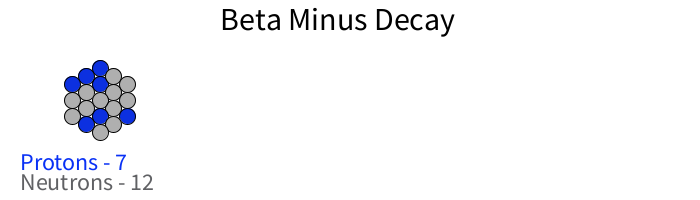
Frame 1 (no input)
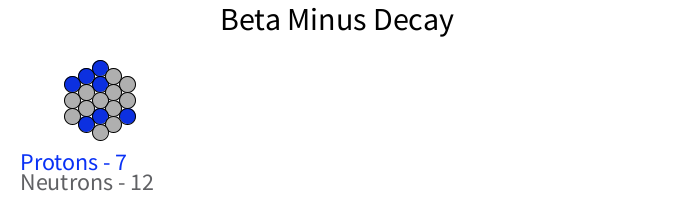
Frame 60 (the mouse pressed at the canvas centre just before this capture)
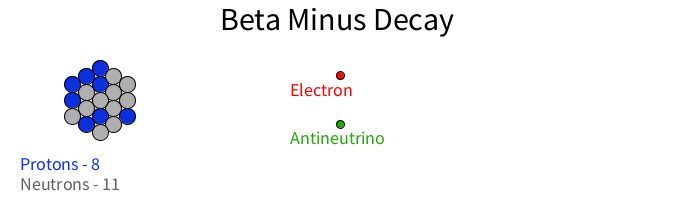
Frame 120 (the mouse held since frame 60 and released just before this capture)

The Processing sketch that drew these frames (run headless with seeded random() and noise(); from frame 60 on, the mouse is pressed at the canvas centre):

// Processing sketch: Beta_minus
// ── Beta_minus.pde
class TextBox {
  PVector location;
  PVector velocity;
  
  TextBox(float x_loc, float y_loc, float x_vel, float y_vel) {
    location = new PVector(x_loc, y_loc);
    velocity = new PVector(x_vel, y_vel);
  }
  void update() {
    location.add(velocity);
  }
  
  void display(String message, int size, float[] col) {
    textSize(size);
    fill(col[0],col[1],col[2]);
    text(message, location.x, location.y);
  }
}



//for beta- decay, releases electron and anti neutrino
//large number of neutrinos, neurtino changes into a proton

class Mover {
  PVector location;
  PVector velocity;
  PVector acceleration;
  
  
  Mover(float x_loc,float y_loc, float x_vel, float y_vel) {
    
    location = new PVector(x_loc,y_loc);
    velocity = new PVector(x_vel,y_vel);
    
  }
  
  void update() {
    location.add(velocity);
    
  }
    
  void display(int i, int rad, int col) {
    stroke(0);
    //red
    if (col == 0) {
      fill(255,0,0);
    }
    //green
    else if(col == 1) {
      fill(35, 167, 6);
    }
    //blue
    else if(((i)%3)==0) {
      fill(12,48,224);
    } //grey
    else {
      fill(175);
    }
    ellipse(location.x,location.y,rad,rad);
  }
}


// new function
float[][] position(float x_val, float y_val, float radius) {
  // make it produce the x and y coordinates for the 6 spots around it
  
  float y_dist = (sin(radians(30)))*(2*radius);
  float x_dist = (cos(radians(30)))*(2*radius);
  
  //coords is a list that contains the new coordinates for 6 circles around one circle
  
  
  float[][] coords = {{(x_val),(y_val-(2*radius))}, {(x_val+x_dist),(y_val-y_dist)}, {(x_val+x_dist),(y_val+y_dist)}, {(x_val),(y_val+(2*radius))}, {(x_val-x_dist),(y_val+y_dist)}, {(x_val-x_dist),(y_val-y_dist)}};
  
  return coords;
}

Mover[] movers = {};


//function to check if a coordinate is already used
boolean isItemInArray(float[][] array, float[] item) {
    for (int i = 0; i < array.length; i++) {
        // This if statement depends on the format of your array
        if (array[i][0] == item[0] && array[i][1] == item[1]) {
            return true;   // Found it
        }
    }
    return false;   // Not found
}




void setup() {
  size(700,200);
  float[] center = {100.0,100.0};
  float[][] all_coords = {};
  float[][] orig_coords = position(center[0],center[1],8.0);
  
  //from the center, make 6 coords
  float[][] coords = position(center[0],center[1],8.0);
  //make 6 particles
  for (int k = 0; k < 6; k++) {
    //if coords do not yet exist, make the circle, else, don't
    boolean x = isItemInArray(all_coords, coords[k]);
    if (x == false){
      //create the mover
      // add the mover to the movers list
      movers = (Mover[])append(movers, new Mover(coords[k][0],coords[k][1],0,0));
      
      //add coords to the list
      
      all_coords = (float[][])append(all_coords,coords[k]);
    }
  }
  //now change the center and make new circles
  for (int i = 0; i < 6; i++) {
    //redefine the center 
    center[0] = orig_coords[i][0];
    center[1] = orig_coords[i][1];
    //from the center, make 6 coords
    float[][] new_coords = position(center[0],center[1],8.0);
    //make 6 particles
    for (int k = 0; k < 6; k++) {
      //if coords do not yet exist, make the circle, else, don't
      boolean x = isItemInArray(all_coords, new_coords[k]);
      if (x == false){
        //create the mover
        // add the mover to the movers list
        movers = (Mover[])append(movers,new Mover(new_coords[k][0],new_coords[k][1],0,0));
        //add coords to the list
        all_coords = (float[][])append(all_coords,new_coords[k]);
      }
    }
    
    
    
  }
}

Mover[] make_betas() {
  // each mouse click, eject an alpha particle
  Mover[] betas = {};
  //electron
  betas = (Mover[])append(betas,new Mover(100.0,100.0,4.0,-0.4));
  //antineutrino
  betas = (Mover[])append(betas,new Mover(100.0,100.0,4.0,0.4));
  return betas;
}


// create the alpha particle
Mover[] betas = make_betas();
int x = 0;

// create text for electron
float ex_loc = 50;
float ey_loc = 120;
float ex_vel = 4;
float ey_vel = -0.4;
String e_message = "Electron";
int e_size = 18;
float[] e_col = {255,0,0};
TextBox elec_text = new TextBox(ex_loc,ey_loc, ex_vel, ey_vel);

// create text for antineutrino
float ax_loc = 50;
float ay_loc = 120;
float ax_vel = 4;
float ay_vel = 0.4;
String a_message = "Antineutrino";
int a_size = 18;
float[] a_col = {35, 167, 6};
TextBox anti_text = new TextBox(ax_loc,ay_loc, ax_vel, ay_vel);


void mousePressed() {
  if (x == 0) {
    x = 1;
  } 
}



void draw() {
  background(255);
  textSize(32);
  fill(0);
  text("Beta Minus Decay", 220, 30);
  
  textSize(24);
  
  if (x == 1) {
    for (int i = 0; i < betas.length; i++) {
      betas[i].update();
      
      betas[i].display(i,8,i);
    }
    //draw electron text
    elec_text.update();
    elec_text.display(e_message, e_size, e_col);
    //draw anti neutrino text
    anti_text.update();
    anti_text.display(a_message,a_size,a_col);
    
    for (int i = 0; i < (movers.length) - 2; i++) {
      movers[i].update();
      movers[i].display(i,16,2);
    }
    //add a proton
    movers[17].display(3,16,2);
    movers[18].display(3,16,2);
    fill(9, 49, 245);
    text("Protons - 8", 20, 170);
    fill(96, 97, 100);
    text("Neutrons - 11", 20, 190);
    
  
  } else {
      for (int i = 0; i < movers.length; i++) {
        movers[i].update();
        //movers[i].checkEdges();
        movers[i].display(i,16,2);
      }
    fill(9, 49, 245);
    text("Protons - 7", 20, 170);
    fill(96, 97, 100);
    text("Neutrons - 12", 20, 190);
  }

}
